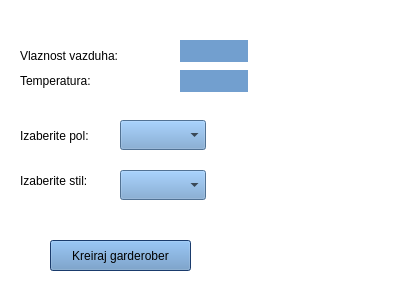
<?xml version="1.0" encoding="UTF-8"?>
<ui version="4.0">
 <class>Dialog</class>
 <widget class="QDialog" name="Dialog">
  <property name="geometry">
   <rect>
    <x>0</x>
    <y>0</y>
    <width>400</width>
    <height>300</height>
   </rect>
  </property>
  <property name="windowTitle">
   <string>Sta obuci?</string>
  </property>
  <property name="styleSheet">
   <string notr="true">background-color: rgb(255, 255, 255);
border-color: rgb(32, 74, 135);</string>
  </property>
  <widget class="QLabel" name="label">
   <property name="geometry">
    <rect>
     <x>20</x>
     <y>40</y>
     <width>141</width>
     <height>31</height>
    </rect>
   </property>
   <property name="text">
    <string>Vlaznost vazduha:</string>
   </property>
  </widget>
  <widget class="QLabel" name="label_2">
   <property name="geometry">
    <rect>
     <x>20</x>
     <y>70</y>
     <width>121</width>
     <height>21</height>
    </rect>
   </property>
   <property name="text">
    <string>Temperatura:</string>
   </property>
  </widget>
  <widget class="QLabel" name="label_5">
   <property name="geometry">
    <rect>
     <x>20</x>
     <y>120</y>
     <width>111</width>
     <height>31</height>
    </rect>
   </property>
   <property name="text">
    <string>Izaberite pol: </string>
   </property>
  </widget>
  <widget class="QComboBox" name="comboBox">
   <property name="geometry">
    <rect>
     <x>120</x>
     <y>120</y>
     <width>86</width>
     <height>30</height>
    </rect>
   </property>
   <property name="styleSheet">
    <string notr="true">background-color: rgb(114, 159, 207);
selection-background-color: rgb(32, 74, 135);</string>
   </property>
   <item>
    <property name="text">
     <string/>
    </property>
   </item>
   <item>
    <property name="text">
     <string>zenski</string>
    </property>
   </item>
   <item>
    <property name="text">
     <string>muski</string>
    </property>
   </item>
  </widget>
  <widget class="QLabel" name="label_6">
   <property name="geometry">
    <rect>
     <x>20</x>
     <y>170</y>
     <width>101</width>
     <height>21</height>
    </rect>
   </property>
   <property name="text">
    <string>Izaberite stil:</string>
   </property>
  </widget>
  <widget class="QComboBox" name="comboBox_2">
   <property name="geometry">
    <rect>
     <x>120</x>
     <y>170</y>
     <width>86</width>
     <height>30</height>
    </rect>
   </property>
   <property name="styleSheet">
    <string notr="true">background-color: rgb(114, 159, 207);
selection-background-color: rgb(32, 74, 135);</string>
   </property>
   <item>
    <property name="text">
     <string/>
    </property>
   </item>
   <item>
    <property name="text">
     <string>svakodnevni</string>
    </property>
   </item>
   <item>
    <property name="text">
     <string>poslovni</string>
    </property>
   </item>
   <item>
    <property name="text">
     <string>svecani</string>
    </property>
   </item>
  </widget>
  <widget class="QLabel" name="label_3">
   <property name="geometry">
    <rect>
     <x>180</x>
     <y>40</y>
     <width>68</width>
     <height>22</height>
    </rect>
   </property>
   <property name="styleSheet">
    <string notr="true">background-color: rgb(114, 159, 207);
font: 75 12pt &quot;PibotoLt&quot;;</string>
   </property>
   <property name="text">
    <string/>
   </property>
  </widget>
  <widget class="QLabel" name="label_4">
   <property name="geometry">
    <rect>
     <x>180</x>
     <y>70</y>
     <width>68</width>
     <height>22</height>
    </rect>
   </property>
   <property name="styleSheet">
    <string notr="true">background-color: rgb(114, 159, 207);
font: 75 12pt &quot;PibotoLt&quot;;</string>
   </property>
   <property name="text">
    <string/>
   </property>
  </widget>
  <widget class="QLabel" name="label_7">
   <property name="geometry">
    <rect>
     <x>290</x>
     <y>60</y>
     <width>61</width>
     <height>31</height>
    </rect>
   </property>
   <property name="text">
    <string/>
   </property>
   <property name="pixmap">
    <pixmap resource="slike.qrc">:/slike/sesir_za_plazu.jpeg</pixmap>
   </property>
   <property name="scaledContents">
    <bool>true</bool>
   </property>
  </widget>
  <widget class="QLabel" name="label_8">
   <property name="geometry">
    <rect>
     <x>280</x>
     <y>0</y>
     <width>71</width>
     <height>51</height>
    </rect>
   </property>
   <property name="text">
    <string/>
   </property>
   <property name="pixmap">
    <pixmap resource="slike.qrc">:/slike/kisobran.jpg</pixmap>
   </property>
   <property name="scaledContents">
    <bool>true</bool>
   </property>
  </widget>
  <widget class="QLabel" name="label_9">
   <property name="geometry">
    <rect>
     <x>240</x>
     <y>100</y>
     <width>61</width>
     <height>61</height>
    </rect>
   </property>
   <property name="text">
    <string/>
   </property>
   <property name="pixmap">
    <pixmap resource="slike.qrc">:/slike/kratki.jpg</pixmap>
   </property>
   <property name="scaledContents">
    <bool>true</bool>
   </property>
  </widget>
  <widget class="QLabel" name="label_10">
   <property name="geometry">
    <rect>
     <x>290</x>
     <y>170</y>
     <width>61</width>
     <height>51</height>
    </rect>
   </property>
   <property name="text">
    <string/>
   </property>
   <property name="pixmap">
    <pixmap resource="slike.qrc">:/slike/sorts_zenski.jpg</pixmap>
   </property>
   <property name="scaledContents">
    <bool>true</bool>
   </property>
  </widget>
  <widget class="QLabel" name="label_11">
   <property name="geometry">
    <rect>
     <x>290</x>
     <y>241</y>
     <width>61</width>
     <height>41</height>
    </rect>
   </property>
   <property name="text">
    <string/>
   </property>
   <property name="pixmap">
    <pixmap resource="slike.qrc">:/slike/sandale_zenske.jpg</pixmap>
   </property>
   <property name="scaledContents">
    <bool>true</bool>
   </property>
  </widget>
  <widget class="QLabel" name="label_12">
   <property name="geometry">
    <rect>
     <x>320</x>
     <y>101</y>
     <width>61</width>
     <height>61</height>
    </rect>
   </property>
   <property name="text">
    <string/>
   </property>
   <property name="pixmap">
    <pixmap resource="slike.qrc">:/slike/sako.jpg</pixmap>
   </property>
   <property name="scaledContents">
    <bool>true</bool>
   </property>
  </widget>
  <widget class="QPushButton" name="pushButton">
   <property name="geometry">
    <rect>
     <x>50</x>
     <y>240</y>
     <width>141</width>
     <height>31</height>
    </rect>
   </property>
   <property name="styleSheet">
    <string notr="true">background-color: rgb(114, 159, 207);
font: 75 12pt &quot;PibotoLt&quot;;
selection-background-color: rgb(32, 74, 135);</string>
   </property>
   <property name="text">
    <string>Kreiraj garderober</string>
   </property>
  </widget>
 </widget>
 <layoutdefault spacing="6" margin="11"/>
 <resources>
  <include location="slike.qrc"/>
 </resources>
 <connections/>
</ui>
